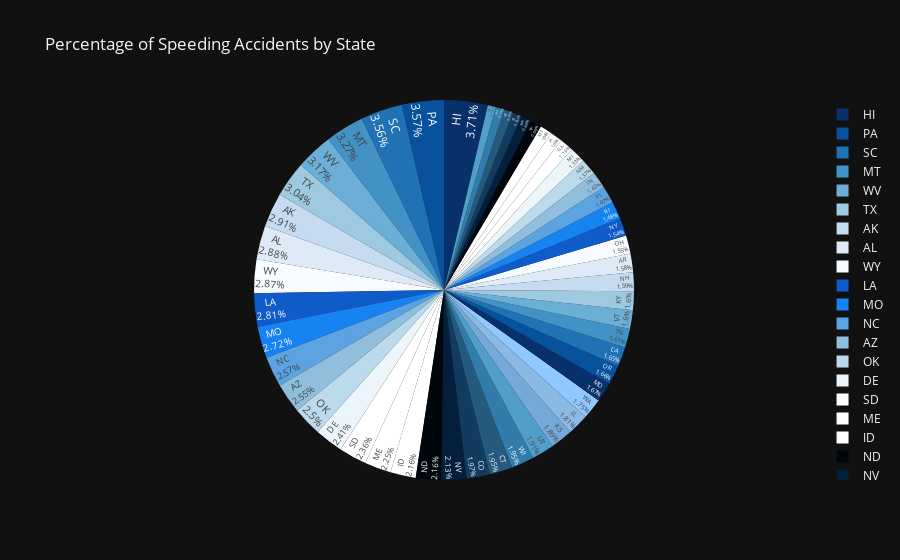

Notebook code cell kept with this figure:
### Code cell
plot = px.pie(df, values='speeding', names='abbrev',
              title='Percentage of Speeding Accidents by State', template='plotly_dark',
              color_discrete_sequence=px.colors.sequential.Blues_r
              )
plot.update_traces(textposition='inside', textinfo='percent+label')

### Figure 1 — Plotly figure (JSON) as saved in the notebook; plotly's stock layout.template omitted (floating-point values rounded to 4 significant figures)
{"data": [{"domain": {"x": [0, 1], "y": [0, 1]}, "hovertemplate": "abbrev=%{label}<br>speeding=%{value}<extra></extra>", "labels": ["AL", "AK", "AZ", "AR", "CA", "CO", "CT", "DE", "DC", "FL", "GA", "HI", "ID", "IL", "IN", "IA", "KS", "KY", "LA", "ME", "MD", "MA", "MI", "MN", "MS", "MO", "MT", "NE", "NV", "NH", "NJ", "NM", "NY", "NC", "ND", "OH", "OK", "OR", "PA", "RI", "SC", "SD", "TN", "TX", "UT", "VT", "VA", "WA", "WV", "WI", "WY"], "legendgroup": "", "name": "", "showlegend": true, "textinfo": "percent+label", "textposition": "inside", "type": "pie", "values": [7.332, 7.421, 6.51, 4.032, 4.2, 5.032, 4.968, 6.156, 2.006, 3.759, 2.964, 9.45, 5.508, 4.608, 3.625, 2.669, 4.806, 4.066, 7.175, 5.738, 4.25, 1.886, 3.384, 2.208, 2.64, 6.923, 8.346, 1.937, 5.439, 4.06, 1.792, 3.496, 3.936, 6.552, 5.497, 3.948, 6.368, 4.224, 9.1, 3.774, 9.082, 6.014, 4.095, 7.76, 4.859, 4.08, 2.413, 4.452, 8.092, 4.968, 7.308]}], "layout": {"legend": {"tracegroupgap": 0}, "piecolorway": ["rgb(8,48,107)", "rgb(8,81,156)", "rgb(33,113,181)", "rgb(66,146,198)", "rgb(107,174,214)", "rgb(158,202,225)", "rgb(198,219,239)", "rgb(222,235,247)", "rgb(247,251,255)"], "title": {"text": "Percentage of Speeding Accidents by State"}}}
